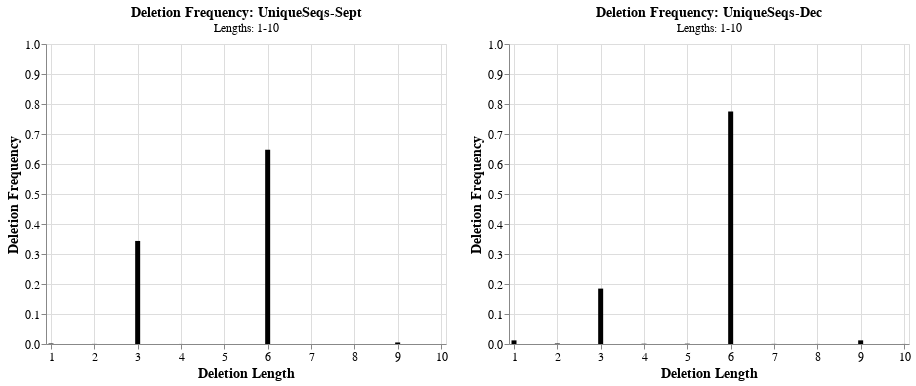

Here is the notebook cell this chart was saved with:
### Code cell
# Generate the two subsetted histograms for metric 2.
hist_weight_sept_10 = alt.Chart(old_deletion_subset.groupby('Deletion_Length').sum().reset_index()).mark_bar(color='black').encode(
    x=alt.X('Deletion_Length', title='Deletion Length',
            axis=alt.Axis(titleFontSize=14, labelFontSize=12),
            scale=alt.Scale(nice=False)),
    y=alt.Y('Weighted Deletion Frequency',
            title='Deletion Frequency',
            axis=alt.Axis(titleFontSize=14, labelFontSize=12),
            scale=alt.Scale(domain=[0,1]))).properties(title={"text":'Deletion Frequency: UniqueSeqs-Sept',
                                                                                             "fontSize":14,
                                                                                             "subtitle":"Lengths: 1-10"})
hist_weight_dec_10 = alt.Chart(deletion_subset.groupby('Deletion_Length').sum().reset_index()).mark_bar(color='black').encode(
    x=alt.X('Deletion_Length', title='Deletion Length',
            axis=alt.Axis(titleFontSize=14, labelFontSize=12),
            scale=alt.Scale(nice=False)),
    y=alt.Y('Weighted Deletion Frequency',
            title='Deletion Frequency',
            axis=alt.Axis(titleFontSize=14, labelFontSize=12),
            scale=alt.Scale(domain=[0,1]))).properties(title={"text":'Deletion Frequency: UniqueSeqs-Dec',
                                                                                             "fontSize":14,
                                                                                                                      "subtitle":"Lengths: 1-10"})
# Merge the two histograms.
hist_weight_sept_10 | hist_weight_dec_10

### Figure 1 — Vega-Lite specification as saved in the notebook (floating-point values rounded to 4 significant figures)
{"config": {"view": {"continuousWidth": 400, "continuousHeight": 300}}, "hconcat": [{"data": {"name": "data-44a0f39eba72a296970deb048fc1147f"}, "mark": {"type": "bar", "color": "black"}, "encoding": {"x": {"type": "quantitative", "axis": {"labelFontSize": 12, "titleFontSize": 14}, "field": "Deletion_Length", "scale": {"nice": false}, "title": "Deletion Length"}, "y": {"type": "quantitative", "axis": {"labelFontSize": 12, "titleFontSize": 14}, "field": "Weighted Deletion Frequency", "scale": {"domain": [0, 1]}, "title": "Deletion Frequency"}}, "title": {"text": "Deletion Frequency: UniqueSeqs-Sept", "fontSize": 14, "subtitle": "Lengths: 1-10"}}, {"data": {"name": "data-881889515d935ed04c25f46ad289dff2"}, "mark": {"type": "bar", "color": "black"}, "encoding": {"x": {"type": "quantitative", "axis": {"labelFontSize": 12, "titleFontSize": 14}, "field": "Deletion_Length", "scale": {"nice": false}, "title": "Deletion Length"}, "y": {"type": "quantitative", "axis": {"labelFontSize": 12, "titleFontSize": 14}, "field": "Weighted Deletion Frequency", "scale": {"domain": [0, 1]}, "title": "Deletion Frequency"}}, "title": {"text": "Deletion Frequency: UniqueSeqs-Dec", "fontSize": 14, "subtitle": "Lengths: 1-10"}}], "$schema": "https://vega.github.io/schema/vega-lite/v4.8.1.json", "datasets": {"data-44a0f39eba72a296970deb048fc1147f": [{"Deletion_Length": 1, "Starting_Nucleotide_Position": 368152, "Ending_Nucleotide_Position": 368152, "Deletion_Count": 1774, "Deletion_Freq": 0.001572, "Num_Sequences_With_Deletions": 0, "Ratio_With_Deletions": 0.0, "Starting_Amino_Acid_Position": 122797, "Ending_Amino_Acid_Position": 122797, "Weighted Deletion Frequency": 0.001572}, {"Deletion_Length": 2, "Starting_Nucleotide_Position": 143180, "Ending_Nucleotide_Position": 143272, "Deletion_Count": 306, "Deletion_Freq": 0.0002712, "Num_Sequences_With_Deletions": 0, "Ratio_With_Deletions": 0.0, "Starting_Amino_Acid_Position": 47757, "Ending_Amino_Acid_Position": 47787, "Weighted Deletion Frequency": 0.0002711}, {"Deletion_Length": 3, "Starting_Nucleotide_Position": 169158, "Ending_Nucleotide_Position": 169500, "Deletion_Count": 387745, "Deletion_Freq": 0.3436, "Num_Sequences_With_Deletions": 0, "Ratio_With_Deletions": 0.0, "Starting_Amino_Acid_Position": 56437, "Ending_Amino_Acid_Position": 56569, "Weighted Deletion Frequency": 0.3435}, {"Deletion_Length": 4, "Starting_Nucleotide_Position": 17816, "Ending_Nucleotide_Position": 17876, "Deletion_Count": 172, "Deletion_Freq": 0.0001524, "Num_Sequences_With_Deletions": 0, "Ratio_With_Deletions": 0.0, "Starting_Amino_Acid_Position": 5946, "Ending_Amino_Acid_Position": 5966, "Weighted Deletion Frequency": 0.0001524}, {"Deletion_Length": 5, "Starting_Nucleotide_Position": 10302, "Ending_Nucleotide_Position": 10350, "Deletion_Count": 27, "Deletion_Freq": 2.393e-05, "Num_Sequences_With_Deletions": 0, "Ratio_With_Deletions": 0.0, "Starting_Amino_Acid_Position": 3437, "Ending_Amino_Acid_Position": 3453, "Weighted Deletion Frequency": 2.392e-05}, {"Deletion_Length": 6, "Starting_Nucleotide_Position": 57076, "Ending_Nucleotide_Position": 57601, "Deletion_Count": 731306, "Deletion_Freq": 0.648, "Num_Sequences_With_Deletions": 0, "Ratio_With_Deletions": 0.0, "Starting_Amino_Acid_Position": 19058, "Ending_Amino_Acid_Position": 19244, "Weighted Deletion Frequency": 0.6479}, {"Deletion_Length": 7, "Starting_Nucleotide_Position": 5214, "Ending_Nucleotide_Position": 5244, "Deletion_Count": 6, "Deletion_Freq": 5.317e-06, "Num_Sequences_With_Deletions": 0, "Ratio_With_Deletions": 0.0, "Starting_Amino_Acid_Position": 1740, "Ending_Amino_Acid_Position": 1750, "Weighted Deletion Frequency": 5.316e-06}, {"Deletion_Length": 8, "Starting_Nucleotide_Position": 2691, "Ending_Nucleotide_Position": 2719, "Deletion_Count": 6, "Deletion_Freq": 5.317e-06, "Num_Sequences_With_Deletions": 0, "Ratio_With_Deletions": 0.0, "Starting_Amino_Acid_Position": 898, "Ending_Amino_Acid_Position": 907, "Weighted Deletion Frequency": 5.316e-06}, {"Deletion_Length": 9, "Starting_Nucleotide_Position": 41812, "Ending_Nucleotide_Position": 42132, "Deletion_Count": 5803, "Deletion_Freq": 0.005142, "Num_Sequences_With_Deletions": 0, "Ratio_With_Deletions": 0.0, "Starting_Amino_Acid_Position": 13952, "Ending_Amino_Acid_Position": 14058, "Weighted Deletion Frequency": 0.005141}, {"Deletion_Length": 10, "Starting_Nucleotide_Position": 597, "Ending_Nucleotide_Position": 615, "Deletion_Count": 2, "Deletion_Freq": 1.772e-06, "Num_Sequences_With_Deletions": 0, "Ratio_With_Deletions": 0.0, "Starting_Amino_Acid_Position": 200, "Ending_Amino_Acid_Position": 206, "Weighted Deletion Frequency": 1.772e-06}], "data-881889515d935ed04c25f46ad289dff2": [{"Deletion_Length": 1, "Starting_Nucleotide_Position": 1216118, "Ending_Nucleotide_Position": 1216118, "Deletion_Count": 3249, "Deletion_Freq": 0.01065, "Num_Sequences_With_Deletions": 160362774, "Ratio_With_Deletions": 525.6, "Starting_Amino_Acid_Position": 405617, "Ending_Amino_Acid_Position": 405617, "Weighted Deletion Frequency": 0.01212}, {"Deletion_Length": 2, "Starting_Nucleotide_Position": 353864, "Ending_Nucleotide_Position": 354095, "Deletion_Count": 438, "Deletion_Freq": 0.001436, "Num_Sequences_With_Deletions": 49991634, "Ratio_With_Deletions": 163.9, "Starting_Amino_Acid_Position": 118031, "Ending_Amino_Acid_Position": 118107, "Weighted Deletion Frequency": 0.001634}, {"Deletion_Length": 3, "Starting_Nucleotide_Position": 289985, "Ending_Nucleotide_Position": 290457, "Deletion_Count": 49509, "Deletion_Freq": 0.1623, "Num_Sequences_With_Deletions": 51073704, "Ratio_With_Deletions": 167.4, "Starting_Amino_Acid_Position": 96748, "Ending_Amino_Acid_Position": 96906, "Weighted Deletion Frequency": 0.1846}, {"Deletion_Length": 4, "Starting_Nucleotide_Position": 83959, "Ending_Nucleotide_Position": 84139, "Deletion_Count": 220, "Deletion_Freq": 0.0007211, "Num_Sequences_With_Deletions": 12984840, "Ratio_With_Deletions": 42.56, "Starting_Amino_Acid_Position": 28007, "Ending_Amino_Acid_Position": 28067, "Weighted Deletion Frequency": 0.0008205}, {"Deletion_Length": 5, "Starting_Nucleotide_Position": 55776, "Ending_Nucleotide_Position": 55968, "Deletion_Count": 243, "Deletion_Freq": 0.0007965, "Num_Sequences_With_Deletions": 10387872, "Ratio_With_Deletions": 34.05, "Starting_Amino_Acid_Position": 18607, "Ending_Amino_Acid_Position": 18672, "Weighted Deletion Frequency": 0.0009063}, {"Deletion_Length": 6, "Starting_Nucleotide_Position": 202146, "Ending_Nucleotide_Position": 202881, "Deletion_Count": 207857, "Deletion_Freq": 0.6813, "Num_Sequences_With_Deletions": 31812858, "Ratio_With_Deletions": 104.3, "Starting_Amino_Acid_Position": 67442, "Ending_Amino_Acid_Position": 67674, "Weighted Deletion Frequency": 0.7752}, {"Deletion_Length": 7, "Starting_Nucleotide_Position": 48794, "Ending_Nucleotide_Position": 49034, "Deletion_Count": 97, "Deletion_Freq": 0.0003179, "Num_Sequences_With_Deletions": 8656560, "Ratio_With_Deletions": 28.37, "Starting_Amino_Acid_Position": 16278, "Ending_Amino_Acid_Position": 16358, "Weighted Deletion Frequency": 0.0003618}, {"Deletion_Length": 8, "Starting_Nucleotide_Position": 38312, "Ending_Nucleotide_Position": 38508, "Deletion_Count": 43, "Deletion_Freq": 0.0001409, "Num_Sequences_With_Deletions": 6059592, "Ratio_With_Deletions": 19.86, "Starting_Amino_Acid_Position": 12779, "Ending_Amino_Acid_Position": 12847, "Weighted Deletion Frequency": 0.0001604}, {"Deletion_Length": 9, "Starting_Nucleotide_Position": 97087, "Ending_Nucleotide_Position": 97751, "Deletion_Count": 3258, "Deletion_Freq": 0.01068, "Num_Sequences_With_Deletions": 17962362, "Ratio_With_Deletions": 58.88, "Starting_Amino_Acid_Position": 32396, "Ending_Amino_Acid_Position": 32610, "Weighted Deletion Frequency": 0.01215}, {"Deletion_Length": 10, "Starting_Nucleotide_Position": 26916, "Ending_Nucleotide_Position": 27123, "Deletion_Count": 42, "Deletion_Freq": 0.0001377, "Num_Sequences_With_Deletions": 4977522, "Ratio_With_Deletions": 16.31, "Starting_Amino_Acid_Position": 8980, "Ending_Amino_Acid_Position": 9049, "Weighted Deletion Frequency": 0.0001566}]}}
